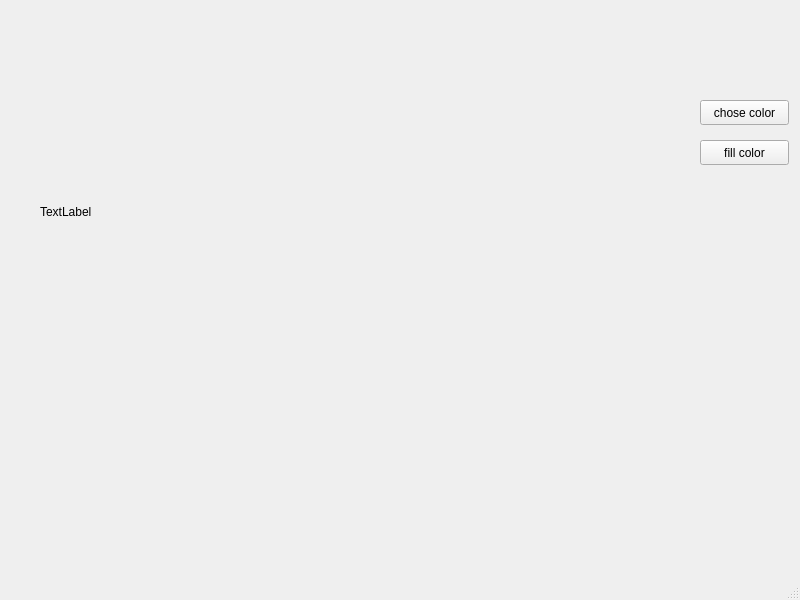
<?xml version="1.0" encoding="UTF-8"?>
<ui version="4.0">
 <class>MainWindow</class>
 <widget class="QMainWindow" name="MainWindow">
  <property name="geometry">
   <rect>
    <x>0</x>
    <y>0</y>
    <width>800</width>
    <height>600</height>
   </rect>
  </property>
  <property name="windowTitle">
   <string>MainWindow</string>
  </property>
  <widget class="QWidget" name="centralwidget">
   <widget class="QPushButton" name="pushButton">
    <property name="geometry">
     <rect>
      <x>700</x>
      <y>100</y>
      <width>89</width>
      <height>25</height>
     </rect>
    </property>
    <property name="text">
     <string>chose color</string>
    </property>
   </widget>
   <widget class="QPushButton" name="pushButton_2">
    <property name="geometry">
     <rect>
      <x>700</x>
      <y>140</y>
      <width>89</width>
      <height>25</height>
     </rect>
    </property>
    <property name="text">
     <string>fill color</string>
    </property>
   </widget>
   <widget class="QLabel" name="label">
    <property name="geometry">
     <rect>
      <x>40</x>
      <y>36</y>
      <width>641</width>
      <height>351</height>
     </rect>
    </property>
    <property name="text">
     <string>TextLabel</string>
    </property>
   </widget>
  </widget>
  <widget class="QMenuBar" name="menubar">
   <property name="geometry">
    <rect>
     <x>0</x>
     <y>0</y>
     <width>800</width>
     <height>25</height>
    </rect>
   </property>
  </widget>
  <widget class="QStatusBar" name="statusbar"/>
 </widget>
 <resources/>
 <connections/>
</ui>
